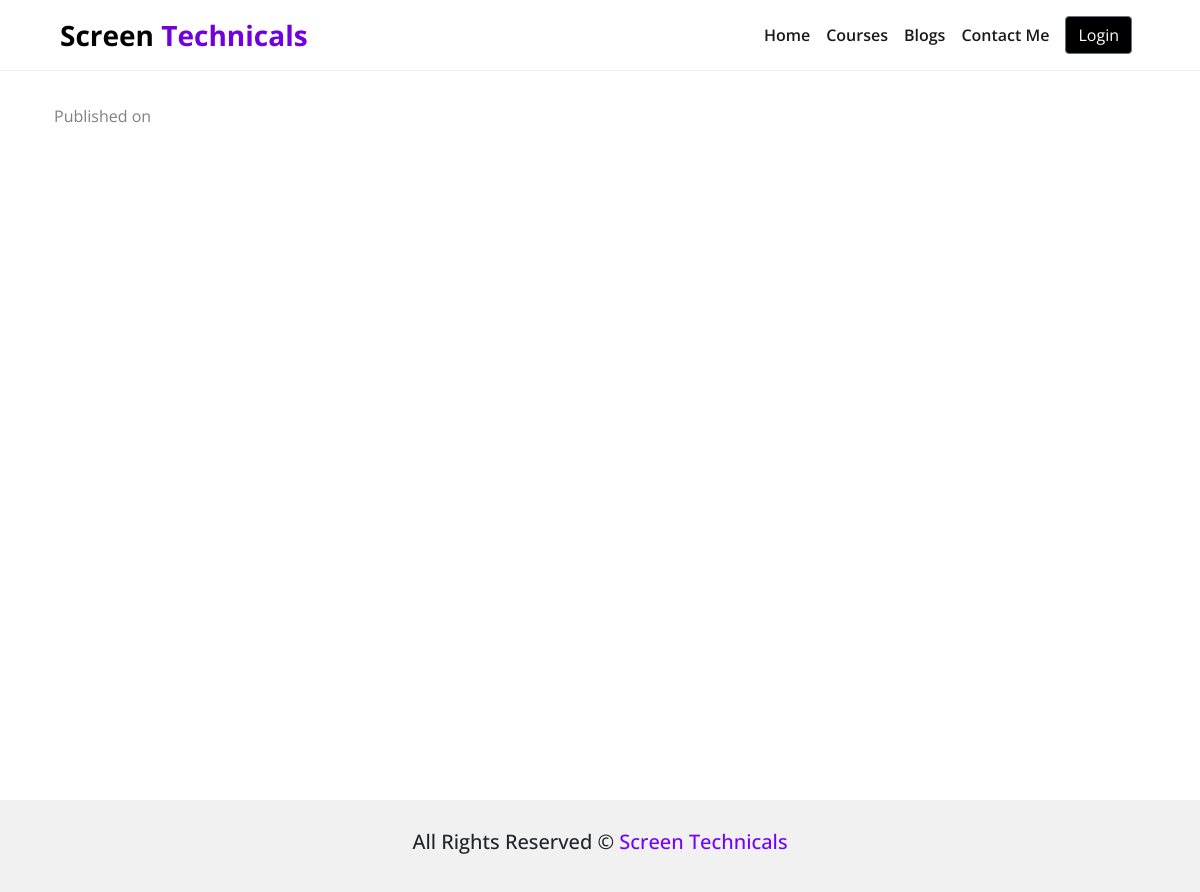
The app's page /blogs/support-negative-indexing-on-querysets/, older data.
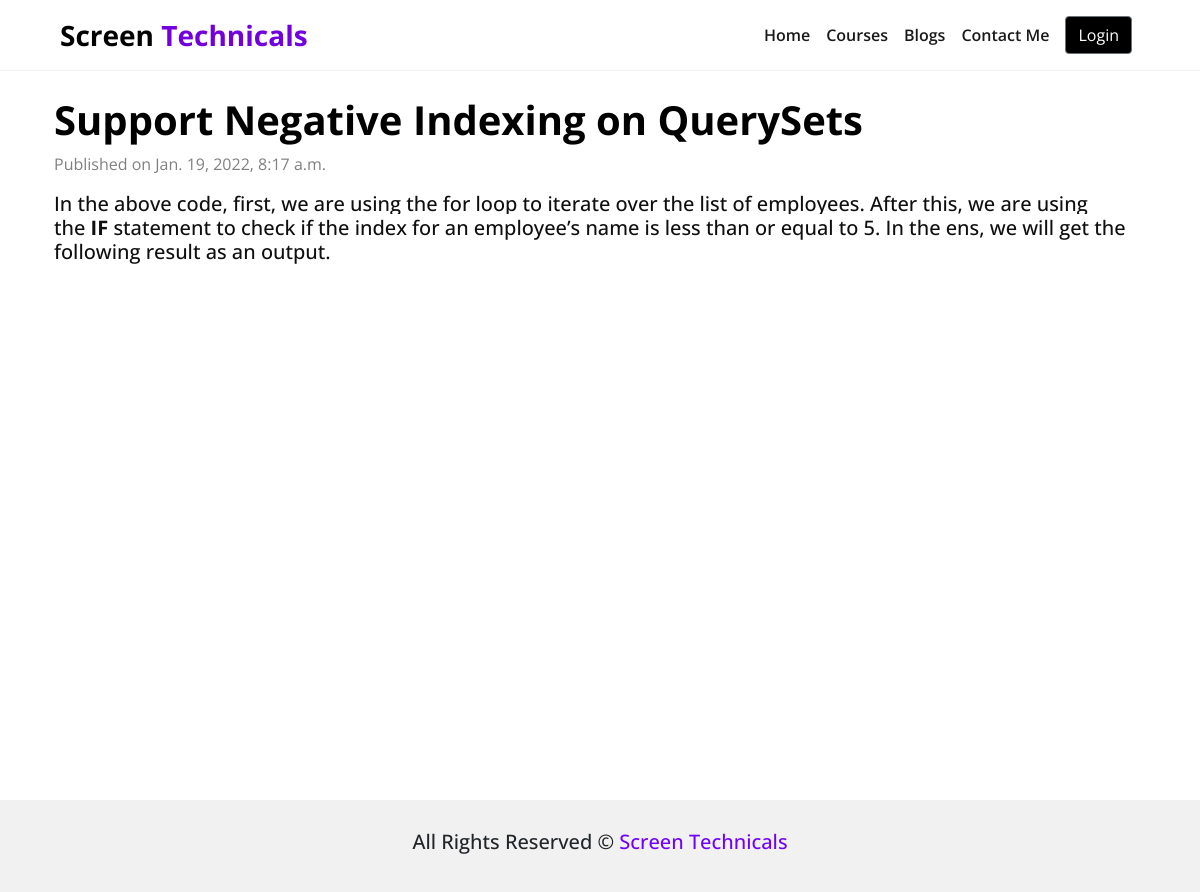
The same page, newer data.
### Blog/models.py (models this page shows, shortened)
class BlogPost(models.Model):
    title = models.CharField(max_length=200)
    category = models.CharField(max_length=100)
    content = models.TextField()
    date_time = models.DateTimeField(auto_now_add=True)
    slug = AutoSlugField(populate_from='title', unique=True, null=True, blank=True, default=None)

### Blog/views.py (the view)
# urls.py: path('blogs/<str:slug>/', views.post, name="post"),
def post(request, slug):
    post_details = BlogPost.objects.filter(slug=slug).first()
    context = {
        'post_details': post_details,
    }
    return render(request, "Blog/post.html", context)

### templates/Blog/post.html (shortened to what this page needs)
{% extends 'base.html' %}
{% block body %}
<div class="container pt-5 px-4" style="min-height: 100vh;">
    <h1 class="text-secondary pt-5 fw-bold">{{post_details.title}}</h1>
    <p style="color: gray;">Published on {{post_details.date_time}}</p>
    <h5 class="blog_text">{{post_details.content |safe}}</h5>
</div>
{% endblock body %}

Row changes from the older to the newer data that the page shows:
added BlogPost: title "Support Negative Indexing on QuerySets", date_time "Jan. 19, 2022, 8:17 a.m.", content "In the above code, first, we are using the for loop to iterate over the list of employees. After this, we are using the IF statement to check if the index for an employee’s name is less than or equal to 5. In the ens, we will get the following result as an output."
